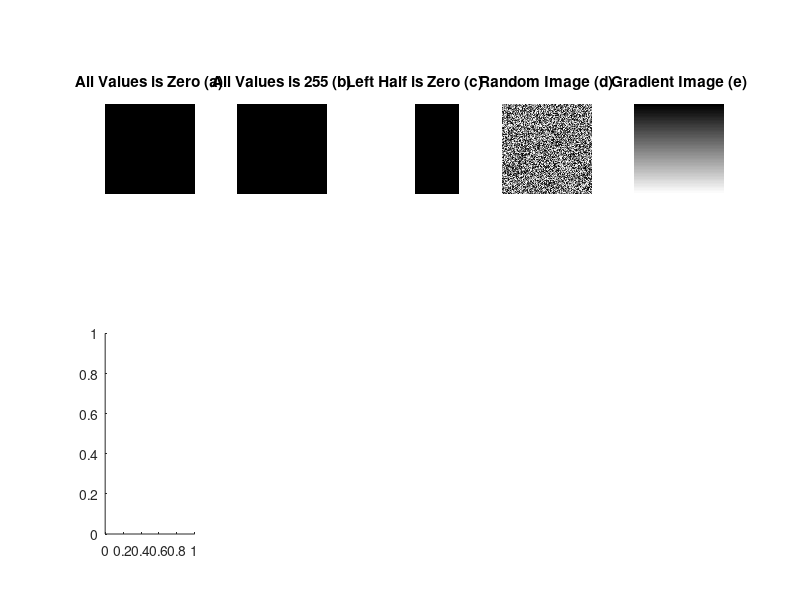

The MATLAB source for this figure: (Note: this script raises an error after producing the figure.)
clearvars;
close all;
clc;

% Create 256x256 images with:

% a) All pixels with value 0
all_zero = zeros(256,256);

% b) All pixels with value 255
all_255 = 255 * ones(256,256);

% c) Left half of the image with values 0 and the right half with values 255
left_half_zero = zeros(256,256);
left_half_zero (: , 1 : 256/2) = 255;

% d) Random image with pixels values from uniform distribution between 0 and 255 
% (use function rand)
random_image = uint8 (255 * rand(255,255));

% e) With fluently changing grayscale from 0 (left side of the image) to 255 
% (right side of the image). To the input image use matrix multiplication of 
% column vector with ones with row vector [0:255]. 

gradient_vector = (0:255)';
gradient_image = uint8(gradient_vector * ones(1,256));

% When displaying images with imshow, either convert them to uint8 using
% Matlab command uint8(…) or usescaling: imshow(…, []).

figure('position', [100, 100, 1400, 500]);

subplot(2,5,1);
imshow(all_zero, []);
title('All Values is Zero (a)');

subplot(2,5,2);
imshow(all_255, []);
title('All Values is 255 (b)');

subplot(2,5,3);
imshow(left_half_zero, []);
title('Left Half is Zero (c)');

subplot(2,5,4);
imshow(random_image, []);
title('Random Image (d)');

subplot(2,5,5);
imshow(gradient_image, []);
title('Gradient Image (e)');

% Then calculate them using histogram(I, 0:256), where I is the image and
% the second argument are bin edges.

subplot(2,5,6);
histogram(all_zero(:), 0:255);
title('Histogram (a)');

subplot(2,5,7);
histogram(all_255(:), 0:255);
title('Histogram (b)');

subplot(2,5,8);
histogram(left_half_zero(:), 0:255);
title('Histogram (c)');

subplot(2,5,9);
histogram(random_image(:), 0:255);
title('Histogram (d)');

subplot(2,5,10);
histogram(gradient_image(:), 0:255);
title('Histogram (e)');


















